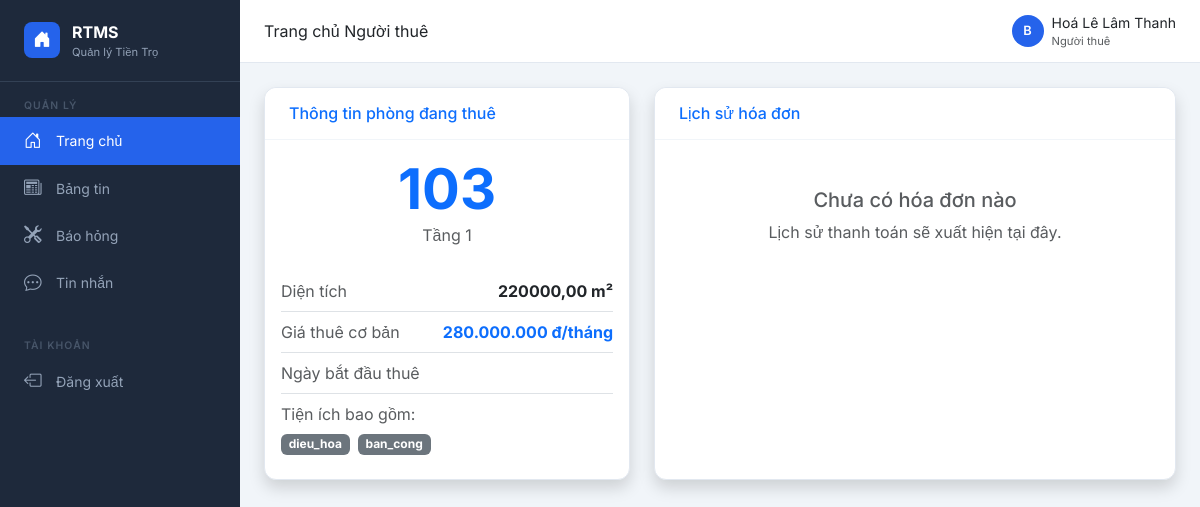
/tenant/dashboard/ (signed in), run on the app's committed database.
### rooms/models.py (models this page shows, shortened)
class TenantAssignment(models.Model):
    room = models.OneToOneField(
        Room, on_delete=models.CASCADE,
        related_name='tenant_assignment',
        verbose_name='Phòng'
    )
    tenant = models.ForeignKey(
        User, on_delete=models.SET_NULL,
        null=True, blank=True,
        related_name='tenant_assignments',
        verbose_name='Người thuê'
    )
    move_in_date = models.DateField(verbose_name='Ngày nhận phòng')
    lease_duration = models.IntegerField(
        validators=[MinValueValidator(1)],
        verbose_name='Thời hạn thuê (tháng)'
    )
    deposit = models.DecimalField(
        max_digits=12, decimal_places=2,
        validators=[MinValueValidator(1)],
        verbose_name='Tiền cọc (đ)'
    )
    contract_image = models.ImageField(
        upload_to='contracts/',
        null=True, blank=True,
        verbose_name='Ảnh hợp đồng'
    )
    created_at = models.DateTimeField(auto_now_add=True)
    updated_at = models.DateTimeField(auto_now=True)
    class Meta:
        verbose_name = 'Thông tin người thuê'
        verbose_name_plural = 'Thông tin người thuê'

class Room(models.Model):
    name = models.CharField(
        max_length=10,
        unique=True,
        verbose_name='Tên phòng',
        validators=[RegexValidator(r'^\d+$', 'Tên phòng chỉ được chứa số')]
    )
    floor = models.IntegerField(
        verbose_name='Tầng',
        validators=[MinValueValidator(0)]
    )
    area = models.DecimalField(
        max_digits=12, decimal_places=2,
        verbose_name='Diện tích (m²)'
    )
    max_occupancy = models.IntegerField(
        default=1,
        validators=[MinValueValidator(1)],
        verbose_name='Số người tối đa'
    )
    amenities = models.TextField(
        blank=True, default='[]',
        verbose_name='Tiện nghi'
    )
    base_rent = models.DecimalField(
        max_digits=12, decimal_places=2,
        validators=[MinValueValidator(0)],
        verbose_name='Giá thuê (đ/tháng)'
    )
    electricity_price = models.DecimalField(
        max_digits=12, decimal_places=2,
        validators=[MinValueValidator(0)],
        verbose_name='Đơn giá điện (đ/kWh)'
    )
    water_price = models.DecimalField(
        max_digits=12, decimal_places=2,
        validators=[MinValueValidator(0)],
        verbose_name='Đơn giá nước (đ/m³)'
    )
    trash_price = models.DecimalField(
        max_digits=12, decimal_places=2,
        validators=[MinValueValidator(0)],
        verbose_name='Phí rác (đ/tháng)'
    )
    internet_price = models.DecimalField(
        max_digits=12, decimal_places=2,
        validators=[MinValueValidator(0)],
        verbose_name='Phí internet (đ/tháng)'
    )
    current_electricity = models.DecimalField(
        max_digits=12, decimal_places=2,
        null=True, blank=True, default=0,
        verbose_name='Chỉ số điện hiện tại (kWh)'
    )
    current_water = models.DecimalField(
        max_digits=12, decimal_places=2,
        null=True, blank=True, default=0,
        verbose_name='Chỉ số nước hiện tại (khối)'
    )
    status = models.CharField(
        max_length=20,
        choices=ROOM_STATUS_CHOICES,
        default='trong',
        verbose_name='Trạng thái'
    )
    owner = models.ForeignKey(
        User, on_delete=models.CASCADE,
        related_name='rooms',
        verbose_name='Chủ trọ'
    )
    created_at = models.DateTimeField(auto_now_add=True)
    updated_at = models.DateTimeField(auto_now=True)
    def get_amenities_list(self):
        try:
            return json.loads(self.amenities)
        except (json.JSONDecodeError, TypeError):
            return []
    class Meta:
        verbose_name = 'Phòng trọ'
        verbose_name_plural = 'Danh sách phòng'
        ordering = ['name']

### rooms/views.py (the view)
# urls.py: path('tenant/dashboard/', views.tenant_dashboard, name='tenant_dashboard'),
@login_required
@login_required
def tenant_dashboard(request):
    if request.user.profile.is_owner():
        return redirect('dashboard')
    assignment = TenantAssignment.objects.filter(tenant=request.user).select_related('room').first()
    invoices = []
    if assignment:
        invoices = Invoice.objects.filter(room=assignment.room).order_by('-created_at')
    context = {
        'assignment': assignment,
        'invoices': invoices,
    }
    return render(request, 'rooms/tenant_dashboard.html', context)

### rooms/templates/rooms/tenant_dashboard.html (shortened to what this page needs)
{% extends 'base.html' %}
{% load static %}
{% load room_tags %}
{% block page_title %}Trang chủ Người thuê{% endblock %}
{% block content %}
<div class="row">
    <div class="col-lg-5 mb-4">
        <div class="card shadow h-100">
            <div class="card-header py-3">
                <h6 class="m-0 font-weight-bold text-primary">
                     Thông tin phòng đang thuê
                </h6>
            </div>
            <div class="card-body">
                {% if assignment %}
                    <div class="text-center mb-4">
                        <h1 class="display-4 fw-bold text-primary mb-0">{{ assignment.room.name }}</h1>
                        <span class="text-muted">Tầng {{ assignment.room.floor }}</span>
                    </div>
                    <ul class="list-group list-group-flush">
                        <li class="list-group-item d-flex justify-content-between align-items-center px-0">
                            <span class="text-muted">Diện tích</span>
                            <span class="fw-bold">{{ assignment.room.area }} m²</span>
                        </li>
                        <li class="list-group-item d-flex justify-content-between align-items-center px-0">
                            <span class="text-muted">Giá thuê cơ bản</span>
                            <span class="fw-bold text-primary">{{ assignment.room.base_rent|format_vnd }} đ/tháng</span>
                        </li>
                        <li class="list-group-item d-flex justify-content-between align-items-center px-0">
                            <span class="text-muted">Ngày bắt đầu thuê</span>
                        </li>
                        <li class="list-group-item px-0">
                            <div class="text-muted mb-2">Tiện ích bao gồm:</div>
                            <div class="d-flex flex-wrap gap-2">
                                {% for amenity in assignment.room.get_amenities_list %}
                                    <span class="badge bg-secondary">{{ amenity }}</span>
                                {% empty %}
                                    <span class="text-muted small">Không có</span>
                                {% endfor %}
                            </div>
                        </li>
                    </ul>
                {% else %}
                    <div class="text-center text-muted py-5">
                        <i class="fas fa-exclamation-circle fa-3x mb-3 text-warning"></i>
                        <h5>Chưa được xếp phòng</h5>
                        <p>Bạn hiện tại chưa được xếp vào phòng nào. Vui lòng liên hệ Chủ trọ.</p>
                    </div>
                {% endif %}
            </div>
        </div>
    </div>
    <div class="col-lg-7 mb-4">
        <div class="card shadow h-100">
            <div class="card-header py-3">
                <h6 class="m-0 font-weight-bold text-primary">
                     Lịch sử hóa đơn
                </h6>
            </div>
            <div class="card-body p-0">
                {% if invoices %}
                    <div class="table-responsive">
                        <table class="table table-hover align-middle mb-0">
                            <thead class="table-light">
                                <tr>
                                    <th class="px-3">Kỳ (Tháng/Năm)</th>
                                    <th>Tổng tiền</th>
                                    <th>Trạng thái</th>
                                    <th>Thao tác</th>
                                </tr>
                            </thead>
                            <tbody>
                                {% for inv in invoices %}
                                    <tr>
                                        <td class="px-3 fw-bold">{{ inv.month }}/{{ inv.year }}</td>
                                        <td class="text-danger fw-bold">{{ inv.total_amount|format_vnd }} đ</td>
                                        <td>
                                            {% if inv.status == 'chua_thanh_toan' %}
                                                <span class="badge bg-warning text-dark">Chưa thanh toán</span>
                                            {% else %}
                                                <span class="badge bg-success">Đã thanh toán</span>
                                            {% endif %}
                                        </td>
                                        <td>
                                            <a href="{% url 'invoice_detail' inv.id %}" class="btn btn-sm btn-outline-primary">
                                                <i class="fas fa-eye"></i> Xem chi tiết
                                            </a>
                                        </td>
                                    </tr>
                                {% endfor %}
                            </tbody>
                        </table>
                    </div>
                {% else %}
                    <div class="text-center text-muted py-5">
                        <h5>Chưa có hóa đơn nào</h5>
                        <p>Lịch sử thanh toán sẽ xuất hiện tại đây.</p>
                    </div>
                {% endif %}
            </div>
        </div>
    </div>
</div>
{% endblock %}

### templates/base.html (shortened to what this page needs)
<!DOCTYPE html>
<html lang="vi">
<head>
    <link href="https://cdn.jsdelivr.net/npm/bootstrap@5.3.0/dist/css/bootstrap.min.css" rel="stylesheet">
    <link href="https://cdn.jsdelivr.net/npm/bootstrap-icons@1.11.0/font/bootstrap-icons.css" rel="stylesheet">
</head>
<body>
    {% if user.is_authenticated %}
    <nav class="sidebar">
        <div class="sidebar-brand">
            <div class="brand-icon"><i class="bi bi-house-door-fill"></i></div>
            <div>
                <div class="brand-name">RTMS</div>
                <div class="brand-sub">Quản lý Tiền Trọ</div>
            </div>
        </div>
        <div class="sidebar-section-title">Quản lý</div>
        <ul class="nav flex-column">
            {% if user.profile.is_owner %}
                <li class="nav-item">
                    <a href="{% url 'dashboard' %}"
                        class="nav-link {% if request.resolver_match.url_name == 'dashboard' %}active{% endif %}">
                        <i class="bi bi-grid-1x2"></i> Tổng quan
                    </a>
                </li>
                <li class="nav-item">
                    <a href="{% url 'room_create' %}"
                        class="nav-link {% if request.resolver_match.url_name == 'room_create' %}active{% endif %}">
                        <i class="bi bi-plus-circle"></i> Thêm phòng
                    </a>
                </li>
                <li class="nav-item">
                    <a href="{% url 'invoice_list' %}"
                        class="nav-link {% if request.resolver_match.url_name == 'invoice_list' %}active{% endif %}">
                        <i class="bi bi-receipt"></i> Hóa đơn
                    </a>
                </li>
                <li class="nav-item">
                    <a href="{% url 'user_list' %}"
                        class="nav-link {% if request.resolver_match.url_name == 'user_list' %}active{% endif %}">
                        <i class="bi bi-people"></i> Người dùng
                    </a>
                </li>
            {% else %}
                <li class="nav-item">
                    <a href="{% url 'tenant_dashboard' %}"
                        class="nav-link {% if request.resolver_match.url_name == 'tenant_dashboard' %}active{% endif %}">
                        <i class="bi bi-house-door"></i> Trang chủ
                    </a>
                </li>
            {% endif %}
            <li class="nav-item">
                <a href="{% url 'post_list' %}"
                    class="nav-link {% if request.resolver_match.url_name == 'post_list' %}active{% endif %}">
                    <i class="bi bi-newspaper"></i> Bảng tin
                </a>
            </li>
            <li class="nav-item">
                <a href="{% url 'maintenance_list' %}"
                    class="nav-link {% if request.resolver_match.url_name == 'maintenance_list' %}active{% endif %}">
                    <i class="bi bi-tools"></i> Báo hỏng
                </a>
            </li>
            <li class="nav-item">
                <a href="{% url 'chat_view' %}"
                    class="nav-link {% if request.resolver_match.url_name == 'chat_view' %}active{% endif %}">
                    <i class="bi bi-chat-dots"></i> Tin nhắn
                </a>
            </li>
        </ul>
        <div class="sidebar-section-title mt-3">Tài khoản</div>
        <ul class="nav flex-column">
            <li class="nav-item">
                <a href="{% url 'logout' %}" class="nav-link">
                    <i class="bi bi-box-arrow-left"></i> Đăng xuất
                </a>
            </li>
        </ul>
    </nav>
    <div class="main-content">
        <div class="top-bar">
            <div>
                <span class="fw-600 text-dark">{% block page_title %}Tổng quan{% endblock %}</span>
            </div>
            <div class="d-flex align-items-center gap-2">
                <div class="user-avatar">{{ user.username|first|upper }}</div>
                <div>
                    <div class="fw-500 small">{{ user.get_full_name|default:user.username }}</div>
                    <div class="text-muted" style="font-size:0.7rem">
                        {% if user.profile.is_owner %}
                            Chủ trọ
                        {% else %}
                            Người thuê
                        {% endif %}
                    </div>
                </div>
            </div>
        </div>
        <div class="page-content">
    {% else %}
    <div class="container mt-5">
    {% endif %}
        {% block content %}{% endblock %}
    {% if user.is_authenticated %}
        </div>
    </div>
    {% else %}
    </div>
    {% endif %}
</body>
</html>

### data on the page
TenantAssignment: room.name "103", room.floor "1", room.area "220000,00", room.base_rent "280.000.000"

### other printed values
{{ user.username|first|upper }} "B"
{{ user.get_full_name|default:user.username }} "Hoá Lê Lâm Thanh"
{{ amenity }} "dieu_hoa" "ban_cong"
